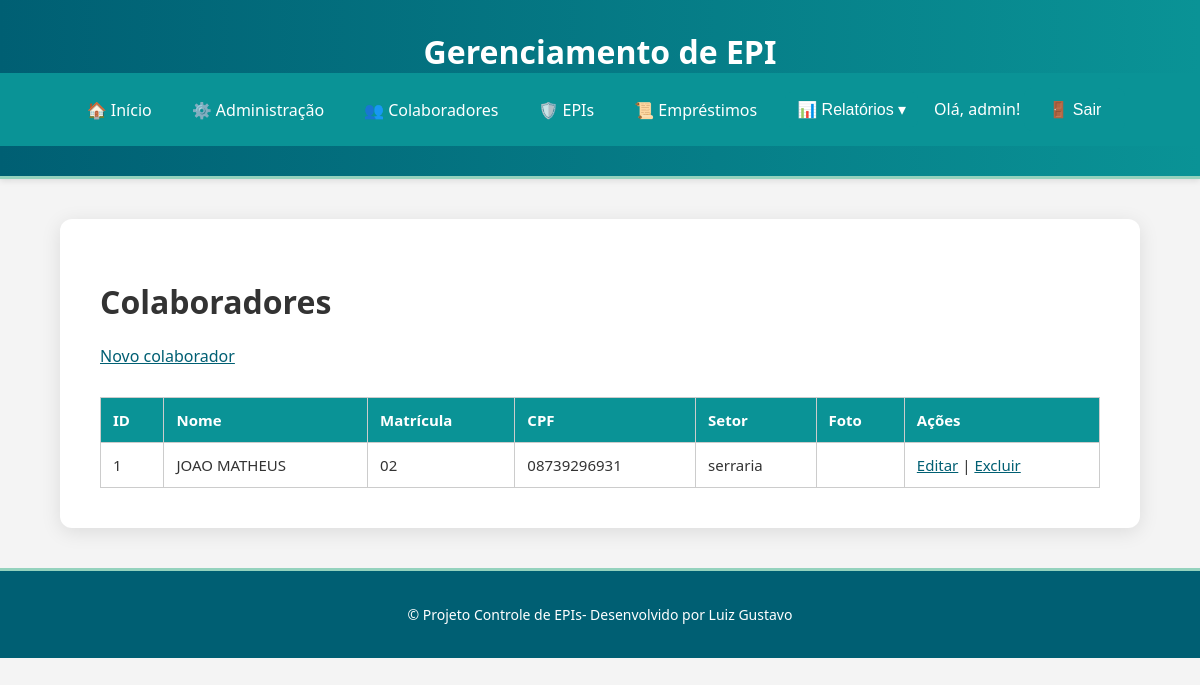
The app's page /colaboradores/ (signed in) with its own data.
### colaboradores/models.py (models this page shows, shortened)
class Colaborador(models.Model):
    nome = models.CharField(max_length=120)
    matricula = models.CharField(max_length=14, unique=True)
    cpf = models.CharField(max_length=11, unique=True,blank=True)
    setor = models.CharField(max_length=80)
    email = models.EmailField(blank=True)
    telefone = models.CharField(max_length=20, blank=True)
    cargo = models.CharField(max_length=80, blank=True)
    data_admissao = models.DateField(null=True, blank=True)
    observacoes = models.TextField(blank=True)
    foto_colaborador = models.ImageField(
        upload_to='colaboradores/fotos/',
        blank=True,
        null=True
    )

### colaboradores/views.py (the view)
# urls.py: path('', views.ColaboradorList.as_view(), name='lista'),
class ColaboradorList(LoginRequiredMixin,ListView):
    model = Colaborador
    paginate_by = 20
    template_name = 'colaboradores/lista.html'

### colaboradores/templates/colaboradores/lista.html (shortened to what this page needs)
{% extends 'base.html' %}
{% block content %}
<h1>Colaboradores</h1>
<a href="{% url 'colaboradores:criar' %}">Novo colaborador</a>
<table>
  <tr>
    <th>ID</th>
    <th>Nome</th>
    <th>Matrícula</th>
    <th>CPF</th>
    <th>Setor</th>
    <th>Foto</th>
    <th>Ações</th>
  </tr>
  {% for colaborador in object_list %}
  <tr>
    <td>{{ colaborador.id }}</td>
    <td>{{ colaborador.nome }}</td>
    <td>{{ colaborador.matricula }}</td>
    <td>{{ colaborador.cpf }}</td>
    <td>{{ colaborador.setor }}</td>
    <td>
    </td>
    <td>
      <a href="{% url 'colaboradores:editar' colaborador.pk %}">Editar</a> |
      <a href="{% url 'colaboradores:excluir' colaborador.pk %}">Excluir</a>
    </td>
  </tr>
  {% empty %}
  <tr><td colspan="6">Nenhum colaborador cadastrado.</td></tr>
  {% endfor %}
</table>
{% endblock %}

### templates/base.html (shortened to what this page needs)
{% load static %}
<!DOCTYPE html>
<html lang="pt-BR">
<head>
    <link rel="stylesheet" href="{% static 'css/style.css' %}">
</head>
<body>
    <header class="header">
        <h1>Gerenciamento de EPI</h1>
        <nav class="nav">
    <a href="/">🏠 Início</a>
    <a href="/accounts/restrito/">⚙️ Administração</a>
    <a href="/colaboradores/">👥 Colaboradores</a>
    <a href="/epi/">🛡️ EPIs</a>
    <a href="/emprestimos/">📜 Empréstimos</a>
    <div class="dropdown" id="reportsDropdown">
        <button class="dropbtn" aria-haspopup="true" aria-expanded="false">📊 Relatórios ▾</button>
    </div>
  <div class="user-info-box">
  {% if user.is_authenticated %}
    <span>Olá, {{ user.username }}!</span>
    <form id="logout-form" method="post" action="/admin/logout/">
      <button type="submit">🚪 Sair</button>
    </form>
  {% else %}
    <a href="/accounts/login/">🔑 Entrar</a>
  {% endif %}
</div>
</nav>
    </header>
    <main class="content">
        {% block content %}
        {% endblock %}
    </main>
    <footer class="footer">
        <p>© Projeto Controle de EPIs- Desenvolvido por Luiz Gustavo</p>
    </footer>
</body>
</html>

### static/css/style.css (style rules this page uses)
body { background: #f4f4f4; font-family: 'Segoe UI', 'Roboto', sans-serif; color: #333; margin: 0; padding: 0; }
.header { background: linear-gradient(90deg, #005f73, #0a9396); color: #ffffff; text-align: center; padding: 30px 0; border-bottom: 3px solid #94d2bd; box-shadow: 0 2px 6px rgba(0,0,0,0.1); }
.header h1 { margin: 0; font-size: 32px; font-weight: 600; }
.nav { display: flex; justify-content: center; align-items: center; gap: 16px; flex-wrap: wrap; padding: 15px 0; background-color: #0a9396; }
.nav a, .dropbtn { color: #ffffff; text-decoration: none; font-weight: 500; font-size: 16px; padding: 8px 12px; border-radius: 6px; transition: background-color 0.3s, transform 0.2s; }
.content { max-width: 1000px; margin: 40px auto; background: #ffffff; padding: 40px; border-radius: 12px; box-shadow: 0 4px 20px rgba(0,0,0,0.1); }
.footer { text-align: center; background: #005f73; color: #ffffff; padding: 20px; margin-top: 40px; font-size: 14px; border-top: 3px solid #94d2bd; }
button, input[type="submit"] { background-color: #0a9396; color: #ffffff; border: none; padding: 12px 24px; border-radius: 8px; cursor: pointer; font-size: 16px; font-weight: 500; transition: background-color 0.3s, transform 0.2s; }
table { width: 100%; border-collapse: collapse; margin-top: 30px; font-size: 15px; }
table th, table td { border: 1px solid #ccc; padding: 12px; text-align: left; }
table th { background-color: #0a9396; color: #ffffff; }
a { color: #005f73; }
.dropdown { position: relative; display: inline-block; }
.user-info-box { display: inline; align-items: center; gap: 10px; }
.user-info-box form { display: inline; margin: 0; }

### records on screen
Colaborador: id "1", nome "JOAO MATHEUS", matricula "02", cpf "08739296931", setor "serraria"

### other values on screen
{{ user.username }} "admin"
